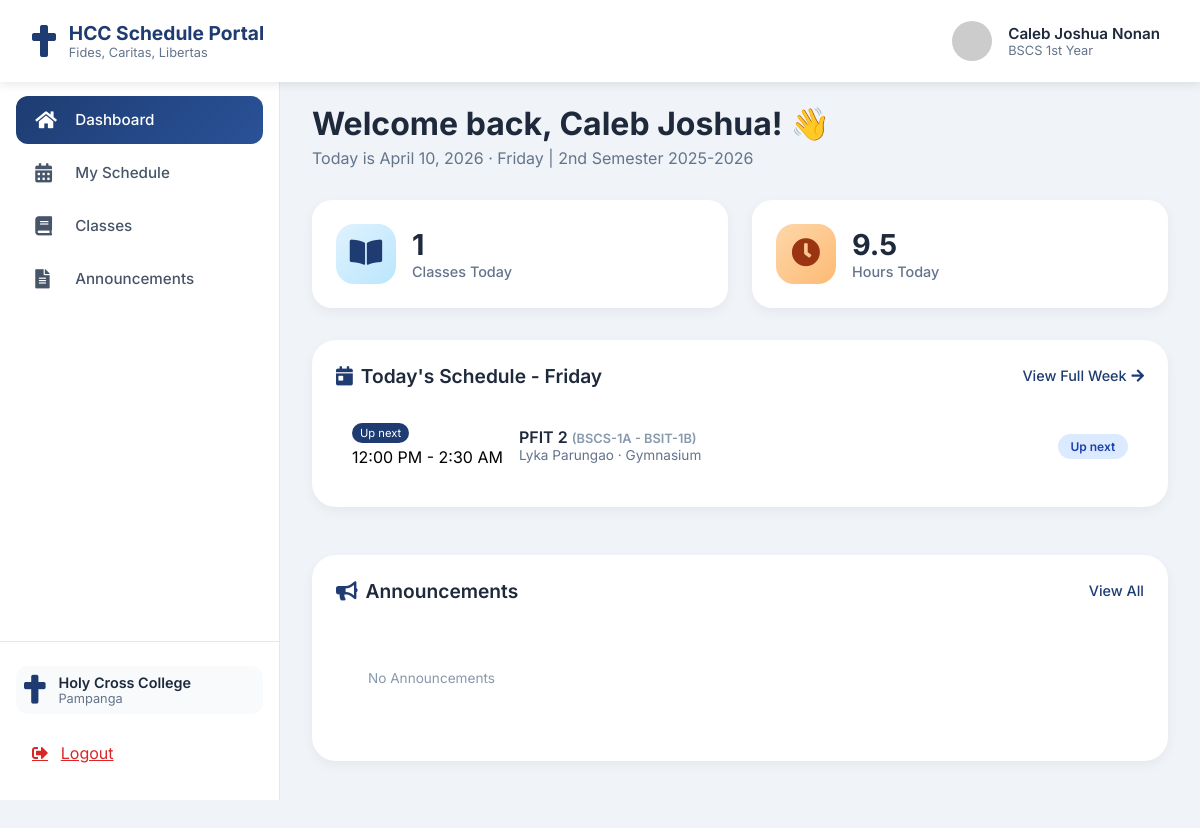
The app's page /homepage.php (signed in) with its own data.
### tables this page shows
CREATE TABLE `section` (
  `section_id` int(11) NOT NULL,
  `section_code` varchar(20) NOT NULL,
  `section_name` varchar(50) NOT NULL,
  `year_level` enum('1st Year','2nd Year','3rd Year','4th Year','5th Year') NOT NULL,
  `semester` enum('1st Semester','2nd Semester','Summer') NOT NULL,
  `course` varchar(100) NOT NULL,
  `academic_year` varchar(20) NOT NULL,
  `schedule_day` enum('Monday','Tuesday','Wednesday','Thursday','Friday','Saturday','Sunday') DEFAULT NULL,
  `schedule_time_start` time DEFAULT NULL,
  `schedule_time_end` time DEFAULT NULL,
  `room` varchar(20) DEFAULT NULL,
  `instructor` varchar(100) DEFAULT NULL,
  `subject_id` int(11) DEFAULT NULL
);

CREATE TABLE `subjects` (
  `subject_id` int(11) NOT NULL,
  `subject_code` varchar(20) NOT NULL,
  `subject_name` varchar(100) NOT NULL,
  `description` text DEFAULT NULL,
  `units` int(11) NOT NULL CHECK (`units` > 0),
  `year_level` enum('1st Year','2nd Year','3rd Year','4th Year','5th Year') NOT NULL,
  `semester` enum('1st Semester','2nd Semester','Summer') NOT NULL,
  `course` varchar(100) NOT NULL
);

### homepage.php (the view, shortened to what this page needs)
<?php
$servername = "localhost";
$username = "root";
$password = "";
$dbname = "hcc_schedule";
$conn = new mysqli($servername, $username, $password, $dbname);
$first_name = $_SESSION['first_name'];
$last_name = $_SESSION['last_name'];
$course = $_SESSION['course'];
$year_level = $_SESSION['year_level'];
$current_date = date("F j, Y");
$current_day = date("l");
$current_time = date("H:i:s");
$today_schedule_sql = "SELECT s.section_code, s.section_name, s.schedule_day, s.schedule_time_start, s.schedule_time_end, s.room, s.instructor,
                              sub.subject_code, sub.subject_name, sub.units
                       FROM section s
                       JOIN subjects sub ON s.subject_id = sub.subject_id
                       WHERE (s.course = ? OR s.course = 'ANY' OR s.course LIKE CONCAT('%', ?, '%'))
                       AND s.year_level = ?
                       AND s.schedule_day = ?
                       ORDER BY s.schedule_time_start";
$stmt = $conn->prepare($today_schedule_sql);
$stmt->bind_param("ssss", $course, $course, $year_level, $current_day);
$stmt->execute();
$today_schedule_result = $stmt->get_result();
$today_schedules = [];
while ($row = $today_schedule_result->fetch_assoc()) {
    $today_schedules[] = $row;
}
$total_today_subjects = count($today_schedules);
$total_today_hours = 0;
foreach ($today_schedules as $schedule) {
    if ($schedule['schedule_time_start'] && $schedule['schedule_time_end']) {
        $start = new DateTime($schedule['schedule_time_start']);
        $end = new DateTime($schedule['schedule_time_end']);
        $interval = $start->diff($end);
        $hours = $interval->h + ($interval->i / 60);
        $total_today_hours += $hours;
    }
}
$current_class = null;
$next_class = null;
foreach ($today_schedules as $index => $schedule) {
    $start_time = $schedule['schedule_time_start'];
    if ($current_time < $start_time && $next_class === null) {
        $next_class = $schedule;
    }
}
?>
<!DOCTYPE html>
<html lang="en">
<head>
  <link rel="stylesheet" href="https://use.fontawesome.com/releases/v5.15.4/css/all.css">
  <link rel="stylesheet" href="homepage.css">
</head>
<body>
  <nav class="navbar">
    <div class="nav-container">
      <div class="nav-logo">
        <i class="fas fa-cross"></i>
        <div class="logo-text">
          <span class="logo-main">HCC Schedule Portal</span>
          <span class="logo-sub">Fides, Caritas, Libertas</span>
        </div>
      </div>
      <div class="nav-user">
        <div class="user-profile">
          <img src="https://ui-avatars.com/api/?name=<?php echo urlencode($first_name . '+' . $last_name); ?>&background=1e3c72&color=fff&size=40" alt="Profile" class="profile-img">
          <div class="user-info">
            <span class="user-name"><?php echo htmlspecialchars($first_name . ' ' . $last_name); ?></span>
            <span class="user-role"><?php echo htmlspecialchars($course . ' ' . $year_level); ?></span>
          </div>
        </div>
      </div>
    </div>
  </nav>
  <div class="dashboard-container">
    <aside class="sidebar">
      <div class="sidebar-menu">
        <a href="homepage.php" class="menu-item active">
          <i class="fas fa-home"></i>
          <span>Dashboard</span>
        </a>
        <a href="view_schedule.php" class="menu-item">
          <i class="fas fa-calendar-alt"></i>
          <span>My Schedule</span>
        </a>
        <a href="#" class="menu-item">
          <i class="fas fa-book"></i>
          <span>Classes</span>
        </a>
        <a href="#" class="menu-item">
          <i class="fas fa-file-alt"></i>
          <span>Announcements</span>
        </a>
      </div>
      <div class="sidebar-footer">
        <div class="school-info">
          <i class="fas fa-cross"></i>
          <div>
            <p class="school-name">Holy Cross College</p>
            <p class="school-location">Pampanga</p>
          </div>
        </div>
        <a href="index.php" class="logout-btn">
          <i class="fas fa-sign-out-alt"></i>
          <span>Logout</span>
        </a>
      </div>
    </aside>
    <main class="main-content">
      <div class="welcome-header">
        <div>
          <h1>Welcome back, <?php echo htmlspecialchars($first_name); ?>! <span>👋</span></h1>
          <p class="welcome-date">Today is <?php echo $current_date; ?> · <?php echo $current_day; ?> | 2nd Semester 2025-2026</p>
        </div>
      </div>
      <div class="stats-grid">
        <div class="stat-card">
          <div class="stat-icon blue">
            <i class="fas fa-book-open"></i>
          </div>
          <div class="stat-info">
            <h3><?php echo $total_today_subjects; ?></h3>
            <p>Classes Today</p>
          </div>
        </div>
        <div class="stat-card">
          <div class="stat-icon orange">
            <i class="fas fa-clock"></i>
          </div>
          <div class="stat-info">
            <h3><?php echo round($total_today_hours, 1); ?></h3>
            <p>Hours Today</p>
          </div>
        </div>
      </div>
      <div class="content-grid">
        <div class="left-column">
          <div class="card">
            <div class="card-header">
              <h2><i class="fas fa-calendar-day"></i> Today's Schedule - <?php echo $current_day; ?></h2>
              <a href="schedule.php" class="view-link">View Full Week <i class="fas fa-arrow-right"></i></a>
            </div>
            <div class="schedule-list">
              <?php if (count($today_schedules) > 0): ?>
                <?php foreach ($today_schedules as $index => $schedule):
                    $start_time = date('g:i A', strtotime($schedule['schedule_time_start']));
                    $end_time = date('g:i A', strtotime($schedule['schedule_time_end']));
                    $is_current = ($current_class && $current_class['index'] == $index);
                    $is_next = ($next_class && $next_class == $schedule && !$is_current);
                ?>
                  <div class="schedule-item <?php echo $is_current ? 'current' : ''; ?>">
                    <div class="schedule-time">
                      <?php if ($is_current): ?>
                        <span class="time-badge">Now</span>
                      <?php elseif ($is_next): ?>
                        <span class="time-badge">Up next</span>
                      <?php endif; ?>
                      <span><?php echo $start_time . ' - ' . $end_time; ?></span>
                    </div>
                    <div class="schedule-details">
                      <h3>
                        <?php echo htmlspecialchars($schedule['subject_name']); ?>
                        <?php if ($schedule['section_name']): ?>
                          <small style="font-size: 0.8rem; color: #8699ad;">(<?php echo htmlspecialchars($schedule['section_name']); ?>)</small>
                        <?php endif; ?>
                      </h3>
                      <p><?php echo htmlspecialchars($schedule['instructor']); ?> · <?php echo htmlspecialchars($schedule['room']); ?></p>
                    </div>
                    <div class="schedule-status">
                      <?php if ($is_current): ?>
                        <span class="status-badge ongoing">Ongoing</span>
                      <?php elseif ($is_next): ?>
                        <span class="status-badge upcoming">Up next</span>
                      <?php else: ?>
                        <span class="units-badge"><?php echo $schedule['units']; ?> units</span>
                      <?php endif; ?>
                    </div>
                  </div>
                <?php endforeach; ?>
              <?php endif; ?>
            </div>
          </div>
        </div>
        <div class="right-column">
          <div class="card">
            <div class="card-header">
              <h2><i class="fas fa-bullhorn"></i> Announcements</h2>
              <a href="#" class="view-link">View All</a>
            </div>
            <div class="announcement-list">
              <div class="announcement-item">
                <div class="announcement-content">
                  <p style="text-align: center; color: #8699ad; padding: 2rem;">No Announcements</p>
                </div>
              </div>
            </div>
          </div>
        </div>
      </div>
    </main>
  </div>
</body>
</html>

### records on screen
section: schedule_time_start "12:00 PM", schedule_time_end "2:30 AM", subject.subject_name "PFIT 2", section_name "BSCS-1A - BSIT-1B", instructor "Lyka Parungao", room "Gymnasium"

### other values on screen
$first_name . ' ' . $last_name "Caleb Joshua Nonan"
$course . ' ' . $year_level "BSCS 1st Year"
$first_name "Caleb Joshua"
$total_today_subjects "1"
$total_today_hours "9.5"
